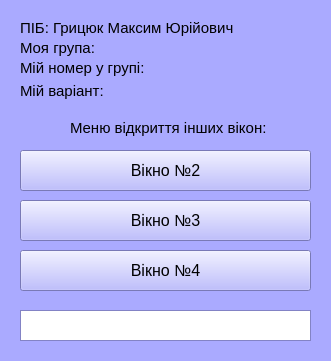
<?xml version="1.0" encoding="UTF-8"?>
<ui version="4.0">
 <class>MainWindow</class>
 <widget class="QMainWindow" name="MainWindow">
  <property name="geometry">
   <rect>
    <x>0</x>
    <y>0</y>
    <width>331</width>
    <height>361</height>
   </rect>
  </property>
  <property name="sizePolicy">
   <sizepolicy hsizetype="Preferred" vsizetype="Preferred">
    <horstretch>0</horstretch>
    <verstretch>0</verstretch>
   </sizepolicy>
  </property>
  <property name="minimumSize">
   <size>
    <width>331</width>
    <height>361</height>
   </size>
  </property>
  <property name="maximumSize">
   <size>
    <width>331</width>
    <height>361</height>
   </size>
  </property>
  <property name="palette">
   <palette>
    <active>
     <colorrole role="WindowText">
      <brush brushstyle="SolidPattern">
       <color alpha="255">
        <red>0</red>
        <green>0</green>
        <blue>0</blue>
       </color>
      </brush>
     </colorrole>
     <colorrole role="Button">
      <brush brushstyle="SolidPattern">
       <color alpha="255">
        <red>170</red>
        <green>170</green>
        <blue>255</blue>
       </color>
      </brush>
     </colorrole>
     <colorrole role="Light">
      <brush brushstyle="SolidPattern">
       <color alpha="255">
        <red>255</red>
        <green>255</green>
        <blue>255</blue>
       </color>
      </brush>
     </colorrole>
     <colorrole role="Midlight">
      <brush brushstyle="SolidPattern">
       <color alpha="255">
        <red>212</red>
        <green>212</green>
        <blue>255</blue>
       </color>
      </brush>
     </colorrole>
     <colorrole role="Dark">
      <brush brushstyle="SolidPattern">
       <color alpha="255">
        <red>85</red>
        <green>85</green>
        <blue>127</blue>
       </color>
      </brush>
     </colorrole>
     <colorrole role="Mid">
      <brush brushstyle="SolidPattern">
       <color alpha="255">
        <red>113</red>
        <green>113</green>
        <blue>170</blue>
       </color>
      </brush>
     </colorrole>
     <colorrole role="Text">
      <brush brushstyle="SolidPattern">
       <color alpha="255">
        <red>0</red>
        <green>0</green>
        <blue>0</blue>
       </color>
      </brush>
     </colorrole>
     <colorrole role="BrightText">
      <brush brushstyle="SolidPattern">
       <color alpha="255">
        <red>255</red>
        <green>255</green>
        <blue>255</blue>
       </color>
      </brush>
     </colorrole>
     <colorrole role="ButtonText">
      <brush brushstyle="SolidPattern">
       <color alpha="255">
        <red>0</red>
        <green>0</green>
        <blue>0</blue>
       </color>
      </brush>
     </colorrole>
     <colorrole role="Base">
      <brush brushstyle="SolidPattern">
       <color alpha="255">
        <red>255</red>
        <green>255</green>
        <blue>255</blue>
       </color>
      </brush>
     </colorrole>
     <colorrole role="Window">
      <brush brushstyle="SolidPattern">
       <color alpha="255">
        <red>170</red>
        <green>170</green>
        <blue>255</blue>
       </color>
      </brush>
     </colorrole>
     <colorrole role="Shadow">
      <brush brushstyle="SolidPattern">
       <color alpha="255">
        <red>0</red>
        <green>0</green>
        <blue>0</blue>
       </color>
      </brush>
     </colorrole>
     <colorrole role="AlternateBase">
      <brush brushstyle="SolidPattern">
       <color alpha="255">
        <red>212</red>
        <green>212</green>
        <blue>255</blue>
       </color>
      </brush>
     </colorrole>
     <colorrole role="ToolTipBase">
      <brush brushstyle="SolidPattern">
       <color alpha="255">
        <red>255</red>
        <green>255</green>
        <blue>220</blue>
       </color>
      </brush>
     </colorrole>
     <colorrole role="ToolTipText">
      <brush brushstyle="SolidPattern">
       <color alpha="255">
        <red>0</red>
        <green>0</green>
        <blue>0</blue>
       </color>
      </brush>
     </colorrole>
     <colorrole role="PlaceholderText">
      <brush brushstyle="NoBrush">
       <color alpha="128">
        <red>0</red>
        <green>0</green>
        <blue>0</blue>
       </color>
      </brush>
     </colorrole>
    </active>
    <inactive>
     <colorrole role="WindowText">
      <brush brushstyle="SolidPattern">
       <color alpha="255">
        <red>0</red>
        <green>0</green>
        <blue>0</blue>
       </color>
      </brush>
     </colorrole>
     <colorrole role="Button">
      <brush brushstyle="SolidPattern">
       <color alpha="255">
        <red>170</red>
        <green>170</green>
        <blue>255</blue>
       </color>
      </brush>
     </colorrole>
     <colorrole role="Light">
      <brush brushstyle="SolidPattern">
       <color alpha="255">
        <red>255</red>
        <green>255</green>
        <blue>255</blue>
       </color>
      </brush>
     </colorrole>
     <colorrole role="Midlight">
      <brush brushstyle="SolidPattern">
       <color alpha="255">
        <red>212</red>
        <green>212</green>
        <blue>255</blue>
       </color>
      </brush>
     </colorrole>
     <colorrole role="Dark">
      <brush brushstyle="SolidPattern">
       <color alpha="255">
        <red>85</red>
        <green>85</green>
        <blue>127</blue>
       </color>
      </brush>
     </colorrole>
     <colorrole role="Mid">
      <brush brushstyle="SolidPattern">
       <color alpha="255">
        <red>113</red>
        <green>113</green>
        <blue>170</blue>
       </color>
      </brush>
     </colorrole>
     <colorrole role="Text">
      <brush brushstyle="SolidPattern">
       <color alpha="255">
        <red>0</red>
        <green>0</green>
        <blue>0</blue>
       </color>
      </brush>
     </colorrole>
     <colorrole role="BrightText">
      <brush brushstyle="SolidPattern">
       <color alpha="255">
        <red>255</red>
        <green>255</green>
        <blue>255</blue>
       </color>
      </brush>
     </colorrole>
     <colorrole role="ButtonText">
      <brush brushstyle="SolidPattern">
       <color alpha="255">
        <red>0</red>
        <green>0</green>
        <blue>0</blue>
       </color>
      </brush>
     </colorrole>
     <colorrole role="Base">
      <brush brushstyle="SolidPattern">
       <color alpha="255">
        <red>255</red>
        <green>255</green>
        <blue>255</blue>
       </color>
      </brush>
     </colorrole>
     <colorrole role="Window">
      <brush brushstyle="SolidPattern">
       <color alpha="255">
        <red>170</red>
        <green>170</green>
        <blue>255</blue>
       </color>
      </brush>
     </colorrole>
     <colorrole role="Shadow">
      <brush brushstyle="SolidPattern">
       <color alpha="255">
        <red>0</red>
        <green>0</green>
        <blue>0</blue>
       </color>
      </brush>
     </colorrole>
     <colorrole role="AlternateBase">
      <brush brushstyle="SolidPattern">
       <color alpha="255">
        <red>212</red>
        <green>212</green>
        <blue>255</blue>
       </color>
      </brush>
     </colorrole>
     <colorrole role="ToolTipBase">
      <brush brushstyle="SolidPattern">
       <color alpha="255">
        <red>255</red>
        <green>255</green>
        <blue>220</blue>
       </color>
      </brush>
     </colorrole>
     <colorrole role="ToolTipText">
      <brush brushstyle="SolidPattern">
       <color alpha="255">
        <red>0</red>
        <green>0</green>
        <blue>0</blue>
       </color>
      </brush>
     </colorrole>
     <colorrole role="PlaceholderText">
      <brush brushstyle="NoBrush">
       <color alpha="128">
        <red>0</red>
        <green>0</green>
        <blue>0</blue>
       </color>
      </brush>
     </colorrole>
    </inactive>
    <disabled>
     <colorrole role="WindowText">
      <brush brushstyle="SolidPattern">
       <color alpha="255">
        <red>85</red>
        <green>85</green>
        <blue>127</blue>
       </color>
      </brush>
     </colorrole>
     <colorrole role="Button">
      <brush brushstyle="SolidPattern">
       <color alpha="255">
        <red>170</red>
        <green>170</green>
        <blue>255</blue>
       </color>
      </brush>
     </colorrole>
     <colorrole role="Light">
      <brush brushstyle="SolidPattern">
       <color alpha="255">
        <red>255</red>
        <green>255</green>
        <blue>255</blue>
       </color>
      </brush>
     </colorrole>
     <colorrole role="Midlight">
      <brush brushstyle="SolidPattern">
       <color alpha="255">
        <red>212</red>
        <green>212</green>
        <blue>255</blue>
       </color>
      </brush>
     </colorrole>
     <colorrole role="Dark">
      <brush brushstyle="SolidPattern">
       <color alpha="255">
        <red>85</red>
        <green>85</green>
        <blue>127</blue>
       </color>
      </brush>
     </colorrole>
     <colorrole role="Mid">
      <brush brushstyle="SolidPattern">
       <color alpha="255">
        <red>113</red>
        <green>113</green>
        <blue>170</blue>
       </color>
      </brush>
     </colorrole>
     <colorrole role="Text">
      <brush brushstyle="SolidPattern">
       <color alpha="255">
        <red>85</red>
        <green>85</green>
        <blue>127</blue>
       </color>
      </brush>
     </colorrole>
     <colorrole role="BrightText">
      <brush brushstyle="SolidPattern">
       <color alpha="255">
        <red>255</red>
        <green>255</green>
        <blue>255</blue>
       </color>
      </brush>
     </colorrole>
     <colorrole role="ButtonText">
      <brush brushstyle="SolidPattern">
       <color alpha="255">
        <red>85</red>
        <green>85</green>
        <blue>127</blue>
       </color>
      </brush>
     </colorrole>
     <colorrole role="Base">
      <brush brushstyle="SolidPattern">
       <color alpha="255">
        <red>170</red>
        <green>170</green>
        <blue>255</blue>
       </color>
      </brush>
     </colorrole>
     <colorrole role="Window">
      <brush brushstyle="SolidPattern">
       <color alpha="255">
        <red>170</red>
        <green>170</green>
        <blue>255</blue>
       </color>
      </brush>
     </colorrole>
     <colorrole role="Shadow">
      <brush brushstyle="SolidPattern">
       <color alpha="255">
        <red>0</red>
        <green>0</green>
        <blue>0</blue>
       </color>
      </brush>
     </colorrole>
     <colorrole role="AlternateBase">
      <brush brushstyle="SolidPattern">
       <color alpha="255">
        <red>170</red>
        <green>170</green>
        <blue>255</blue>
       </color>
      </brush>
     </colorrole>
     <colorrole role="ToolTipBase">
      <brush brushstyle="SolidPattern">
       <color alpha="255">
        <red>255</red>
        <green>255</green>
        <blue>220</blue>
       </color>
      </brush>
     </colorrole>
     <colorrole role="ToolTipText">
      <brush brushstyle="SolidPattern">
       <color alpha="255">
        <red>0</red>
        <green>0</green>
        <blue>0</blue>
       </color>
      </brush>
     </colorrole>
     <colorrole role="PlaceholderText">
      <brush brushstyle="NoBrush">
       <color alpha="128">
        <red>0</red>
        <green>0</green>
        <blue>0</blue>
       </color>
      </brush>
     </colorrole>
    </disabled>
   </palette>
  </property>
  <property name="windowTitle">
   <string>Вікно №1</string>
  </property>
  <widget class="QWidget" name="centralwidget">
   <widget class="QPushButton" name="buttonCall2">
    <property name="geometry">
     <rect>
      <x>20</x>
      <y>150</y>
      <width>291</width>
      <height>41</height>
     </rect>
    </property>
    <property name="font">
     <font>
      <pointsize>12</pointsize>
     </font>
    </property>
    <property name="text">
     <string>Вікно №2</string>
    </property>
   </widget>
   <widget class="QPushButton" name="buttonCall3">
    <property name="geometry">
     <rect>
      <x>20</x>
      <y>200</y>
      <width>291</width>
      <height>41</height>
     </rect>
    </property>
    <property name="font">
     <font>
      <pointsize>12</pointsize>
     </font>
    </property>
    <property name="text">
     <string>Вікно №3</string>
    </property>
   </widget>
   <widget class="QPushButton" name="buttonCall4">
    <property name="geometry">
     <rect>
      <x>20</x>
      <y>250</y>
      <width>291</width>
      <height>41</height>
     </rect>
    </property>
    <property name="font">
     <font>
      <pointsize>12</pointsize>
     </font>
    </property>
    <property name="text">
     <string>Вікно №4</string>
    </property>
   </widget>
   <widget class="QLabel" name="labelVarGet">
    <property name="geometry">
     <rect>
      <x>20</x>
      <y>80</y>
      <width>121</width>
      <height>21</height>
     </rect>
    </property>
    <property name="font">
     <font>
      <pointsize>11</pointsize>
     </font>
    </property>
    <property name="text">
     <string>Мій варіант:</string>
    </property>
   </widget>
   <widget class="QLabel" name="labelCallCapt">
    <property name="geometry">
     <rect>
      <x>70</x>
      <y>120</y>
      <width>201</width>
      <height>16</height>
     </rect>
    </property>
    <property name="font">
     <font>
      <pointsize>11</pointsize>
     </font>
    </property>
    <property name="text">
     <string>Меню відкриття інших вікон:</string>
    </property>
   </widget>
   <widget class="QLabel" name="labelInfo1">
    <property name="geometry">
     <rect>
      <x>20</x>
      <y>20</y>
      <width>251</width>
      <height>16</height>
     </rect>
    </property>
    <property name="font">
     <font>
      <pointsize>11</pointsize>
     </font>
    </property>
    <property name="text">
     <string>ПІБ: Грицюк Максим Юрійович</string>
    </property>
   </widget>
   <widget class="QLabel" name="labelInfo2">
    <property name="geometry">
     <rect>
      <x>20</x>
      <y>40</y>
      <width>231</width>
      <height>16</height>
     </rect>
    </property>
    <property name="font">
     <font>
      <pointsize>11</pointsize>
     </font>
    </property>
    <property name="text">
     <string>Моя група:</string>
    </property>
   </widget>
   <widget class="QLabel" name="labelInfo3">
    <property name="geometry">
     <rect>
      <x>20</x>
      <y>60</y>
      <width>251</width>
      <height>16</height>
     </rect>
    </property>
    <property name="font">
     <font>
      <pointsize>11</pointsize>
     </font>
    </property>
    <property name="text">
     <string>Мій номер у групі:</string>
    </property>
   </widget>
   <widget class="QLabel" name="labelBackground">
    <property name="geometry">
     <rect>
      <x>-190</x>
      <y>-20</y>
      <width>751</width>
      <height>481</height>
     </rect>
    </property>
    <property name="text">
     <string/>
    </property>
   </widget>
   <widget class="QTextBrowser" name="browserAction">
    <property name="geometry">
     <rect>
      <x>20</x>
      <y>310</y>
      <width>291</width>
      <height>31</height>
     </rect>
    </property>
   </widget>
   <zorder>labelBackground</zorder>
   <zorder>buttonCall2</zorder>
   <zorder>buttonCall3</zorder>
   <zorder>buttonCall4</zorder>
   <zorder>labelVarGet</zorder>
   <zorder>labelCallCapt</zorder>
   <zorder>labelInfo1</zorder>
   <zorder>labelInfo2</zorder>
   <zorder>labelInfo3</zorder>
   <zorder>browserAction</zorder>
  </widget>
 </widget>
 <resources/>
 <connections/>
</ui>
